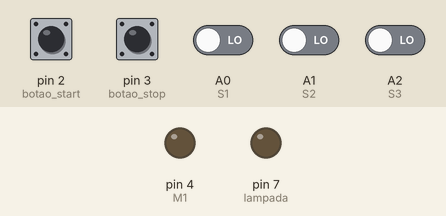
The sketch below on a simulated Arduino Uno, built with avr-gcc and run on an emulated ATmega328P. Parts: output pins drawn as LEDs (lit = HIGH). The inputs (shaded band) are chosen by the test bench; at power-on: pin 2 (botao_start), pin 3 (botao_stop) HIGH, A0 (S1), A1 (S2), A2 (S3) LOW.

Above: at 1.2 s.
1.3 s: pin 2 (botao_start) pulled LOW for 0.15 s
At 2.5 s:
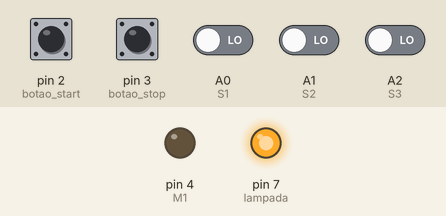
2.9 s: A0 (S1) driven HIGH
At 3.8 s:
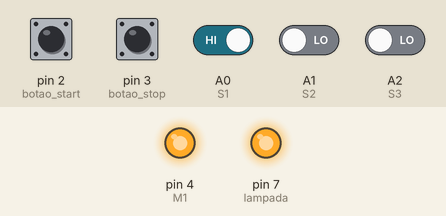
4.4 s: pin 3 (botao_stop) pulled LOW for 0.15 s
At 5.0 s:
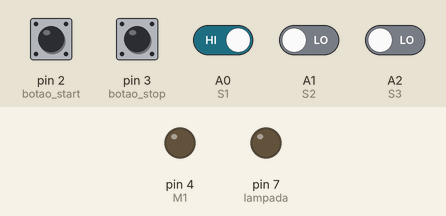
6.0 s: pin 2 (botao_start) pulled LOW for 1 s
At 7.4 s:
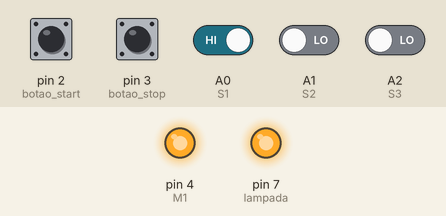
8.5 s: pin 3 (botao_stop) pulled LOW for 1 s
At 9.3 s:
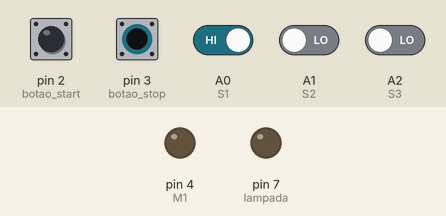
11.0 s: pin 2 (botao_start) driven LOW and pin 3 (botao_stop) driven LOW
At 11.4 s:
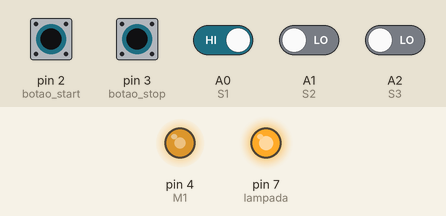
Timing chart, 0 to 13.5 s (numbered marks = the images above; inputs shaded):
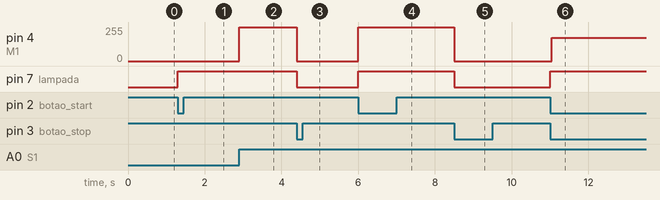

The sketch:

seletor_de_pecas_por_material.ino
```cpp
int botao_start = 2;
int botao_stop = 3;

int M1 = 4;

int C1 = 5;
int C2 = 6;

int S1 = A0;
int S2 = A1;
int S3 = A2;

int lampada = 7;

int fase = 0;

void setup() {

  pinMode(botao_start, INPUT_PULLUP);
  pinMode(botao_stop, INPUT_PULLUP);

  pinMode(M1, OUTPUT);
  pinMode(C1, OUTPUT);
  pinMode(C2, OUTPUT);

  pinMode(lampada, OUTPUT);

  pinMode(S1, INPUT);
  pinMode(S2, INPUT);
  pinMode(S3, INPUT);
}

void loop() {

  int start = digitalRead(botao_start);
  int stop = digitalRead(botao_stop);

  int s1 = digitalRead(S1);
  int s2 = digitalRead(S2);
  int s3 = digitalRead(S3);

  if(fase > 0){
    digitalWrite(lampada, HIGH);
  } else {
    digitalWrite(lampada, LOW);
  }

  if(stop == LOW){
    fase = 0;
    digitalWrite(M1, LOW);
    digitalWrite(C1, LOW);
    digitalWrite(C2, LOW);
  }

  if(start == LOW && fase == 0){
    fase = 1;
  }

  if(fase == 1){
    if(s1 == 1){
      fase = 2;
    }
  }

  if(fase == 2){
    digitalWrite(M1, HIGH);

    if(s2 == 1){
      fase = 3;
    }

    if(s3 == 1){
      fase = 3;
    }
  }

  if(fase == 3){

    if(s2 == 1){
      digitalWrite(C1, HIGH);
    }

    if(s3 == 1){
      digitalWrite(C2, HIGH);
    }

    fase = 4;
  }

  if(fase == 4){
    digitalWrite(M1, LOW);
    digitalWrite(C1, LOW);
    digitalWrite(C2, LOW);

    fase = 0;
  }
}
```

Measured:
- after the input at 1.3 s, pin 7 (lampada): LOW → HIGH at once
- after the input at 2.9 s, pin 4 (M1): 0/255 → 255/255 at once
- after the input at 4.4 s, pin 4 (M1): 255/255 → 0/255 at once; pin 7 (lampada): HIGH → LOW at once
- after the input at 6.0 s, pin 4 (M1): 0/255 → 255/255 at once; pin 7 (lampada): LOW → HIGH at once
- after the input at 8.5 s, pin 4 (M1): 255/255 → 0/255 at once; pin 7 (lampada): HIGH → LOW at once
- after the input at 11.0 s, pin 4 (M1): 0/255 → 176/255 at once; pin 7 (lampada): LOW → HIGH at once
